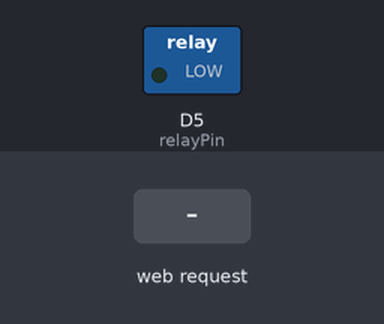
The sketch below on a simulated ESP8266 (NodeMCU). Parts: switched loads named in the sketch (green lamp = pin HIGH). The test bench sets the inputs (shaded band). WiFi joins after 1.5 s; servers stay silent unless stated; what the sketch prints to the serial monitor is not drawn.

Above: at 2.8 s.
2.9 s: HTTP request GET /on received
At 3.3 s:
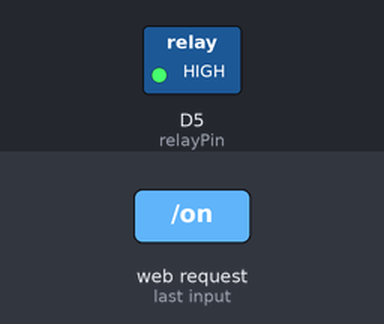
4.4 s: HTTP request GET /off received
At 5.6 s:
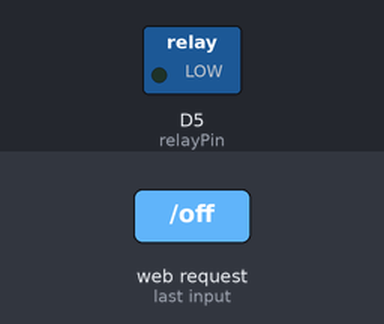
Timing chart, 0 to 7.4 s (numbered marks = the images above; inputs shaded):
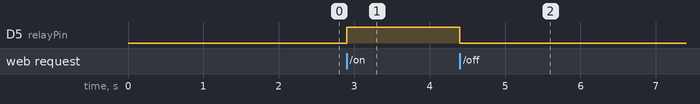

The sketch:

smartlightesp8266web.ino
```cpp
#include <ESP8266WiFi.h>
#include <ESP8266WebServer.h>


const char* ssid = "SBH-5,6,7";
const char* password = "123456789";

const int relayPin = D5;


WiFiServer server(80);

void setup() {
  Serial.begin(115200);

  pinMode(relayPin, OUTPUT);
  digitalWrite(relayPin, LOW);


  IPAddress local_ip(192, 168, 4, 1);
  IPAddress gateway(192, 168, 4, 1);
  IPAddress subnet(255, 255, 255, 0);

  WiFi.softAPConfig(local_ip, gateway, subnet);
  WiFi.softAP(ssid, password);

  delay(100); // small delay for stability


  //Serial.println("Access Point started.");
  //Serial.print("Connect to WiFi: ");
  //Serial.println(ssid);
  //Serial.print("Then go to: http://");
  //Serial.println(WiFi.softAPIP());  // This is the IP of the ESP in AP mode

  WiFi.begin(ssid, password);
  Serial.print("Connecting to WiFi");
  while (WiFi.status() != WL_CONNECTED) {
    delay(500);
    Serial.print(".");
  }


  Serial.println("\nConnected to WiFi Network!");
  Serial.print("Device IP: ");
  Serial.println(WiFi.localIP());

  server.begin();
}

void loop() {
  WiFiClient client = server.available();
  if (!client) return;

  Serial.println("New client connected.");

  String request = client.readStringUntil('\r');
  Serial.println("Request: " + request);
  client.flush();

  if (request.indexOf("GET /on") >= 0) {
    digitalWrite(relayPin, HIGH);  // Turn relay ON
  } else if (request.indexOf("GET /off") >= 0) {
    digitalWrite(relayPin, LOW);   // Turn relay OFF
  }

  client.println("HTTP/1.1 200 OK");
  client.println("Content-type:text/html");
  client.println("Connection: close");
  client.println();

  client.println("<!DOCTYPE html><html lang='en'>");
  client.println("<head><meta charset='UTF-8'>");
  client.println("<meta name='viewport' content='width=device-width, initial-scale=1.0'>");
  client.println("<title>Relay Dashboard</title>");
  client.println("<style>");
  client.println("body { font-family: sans-serif; background:#f2f2f2; text-align:center; }");
  client.println(".card { background:white; padding:30px; margin:50px auto; max-width:400px; border-radius:10px; box-shadow:0 0 10px rgba(0,0,0,0.1); }");
  client.println(".btn { display:inline-block; padding:15px 30px; font-size:18px; margin:10px; border:none; border-radius:5px; cursor:pointer; text-decoration:none; }");
  client.println(".btn-on { background-color:green; color:white; }");
  client.println(".btn-off { background-color:red; color:white; }");
  client.println("</style></head><body>");
  client.println("<div class='card'>");
  client.println("<h1>Relay Dashboard</h1>");

  if (digitalRead(relayPin)) {
    client.println("<p>Status: <strong style='color:green;'>ON</strong></p>");
  } else {
    client.println("<p>Status: <strong style='color:red;'>OFF</strong></p>");
  }

  client.println("<a href='/on'><button class='btn btn-on'>Turn ON</button></a>");
  client.println("<a href='/off'><button class='btn btn-off'>Turn OFF</button></a>");
  client.println("</div></body></html>");
  client.println();

  delay(1);
  client.stop();
  Serial.println("Client disconnected.");
}
```

Measured:
- after the input at 2.9 s, D5 (relayPin): LOW → HIGH at once
- after the input at 4.4 s, D5 (relayPin): HIGH → LOW at once
